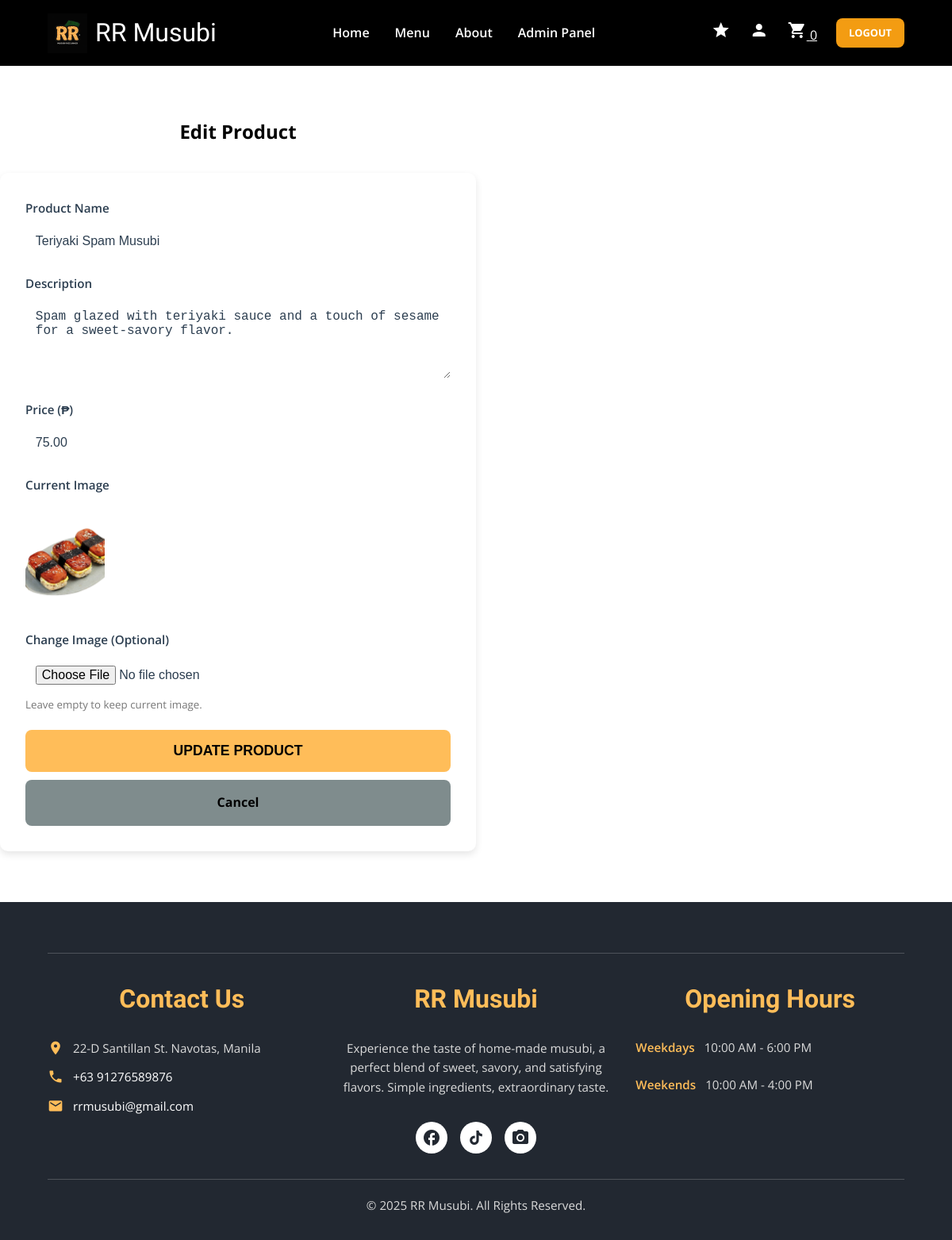
Screenshot of /pages/edit_product.php?id=2 (signed in) with the database file from the repository.
### tables this page shows
CREATE TABLE `products` (
  `id` int(11) NOT NULL,
  `name` varchar(100) NOT NULL,
  `description` text DEFAULT NULL,
  `category` enum('musubi','onigiri','drinks','other') DEFAULT 'musubi',
  `price` decimal(10,2) NOT NULL,
  `image_url` varchar(255) DEFAULT NULL,
  `created_at` timestamp NOT NULL DEFAULT current_timestamp(),
  `is_active` tinyint(1) DEFAULT 1
);

### pages/edit_product.php (the view, shortened to what this page needs)
<?php
include '../includes/db.php';
include '../includes/header.php';
$id = $_GET['id'];
$stmt = $pdo->prepare("SELECT * FROM products WHERE id = ?");
$stmt->execute([$id]);
$product = $stmt->fetch(PDO::FETCH_ASSOC);
?>
<div class="container" style="max-width: 600px; padding: 4rem 0;">
    <h2 style="text-align: center; margin-bottom: 2rem;">Edit Product</h2>
    <form action="../actions/update_product_action.php" method="POST" enctype="multipart/form-data"
          style="background: #fff; padding: 2rem; border-radius: 10px; box-shadow: 0 4px 10px rgba(0,0,0,0.1);">
        <div class="form-group">
            <label>Product Name</label>
            <input type="text" name="name" class="form-control" value="<?php echo htmlspecialchars($product['name']); ?>" required>
        </div>
        <div class="form-group">
            <label>Description</label>
            <textarea name="description" class="form-control" rows="3" required><?php echo htmlspecialchars($product['description']); ?></textarea>
        </div>
        <div class="form-group">
            <label>Price (₱)</label>
            <input type="number" name="price" class="form-control" step="0.01" value="<?php echo htmlspecialchars($product['price']); ?>" required>
        </div>
        <div class="form-group">
            <label>Current Image</label><br>
            <img src="../<?php echo htmlspecialchars($product['image_url']); ?>" alt="Current" style="width: 100px; height: 100px; object-fit: cover; border-radius: 5px; margin-bottom: 10px;">
        </div>
        <div class="form-group">
            <label>Change Image (Optional)</label>
            <input type="file" name="image" class="form-control" accept="image/*">
            <small style="color: #777;">Leave empty to keep current image.</small>
        </div>
        <button type="submit" class="submit-btn">Update Product</button>
        <a href="admin_dashboard.php?tab=menu" class="order-btn" style="display:block; text-align:center; margin-top: 10px; background: #7f8c8d; text-decoration: none;">Cancel</a>
    </form>
</div>
<?php include '../includes/footer.php'; ?>

### assets/css/global.css (style rules this page uses)
:root { --primary-color: #ffbd59; --secondary-color: #d67425; --header-bg: #000000; --home-bg: #2e2e2e; --menu-bg: #ecf0f1; --card-bg: #121139; --food-img-bg: #d9d9d9; --text-white: #ffffff; --text-dark: #2C3E50; --text-light: #7F8C8D; --success: #27AE60; --warning: #F39C12; }
* { margin: 0; padding: 0; box-sizing: border-box; }
body { font-family: 'Open Sans', sans-serif; line-height: 1.6; background-color: var(--white); }
.order-btn { background-color: var(--primary-color); color: var(--header-bg); padding: 0.7rem 1.5rem; border-radius: 25px; border: none; font-weight: 700; cursor: pointer; text-decoration: none; transition: 0.3s; }
.form-group { margin-bottom: 1rem; }
.form-group label { display: block; margin-bottom: 0.5rem; font-weight: 600; }
.form-control { width: 100%; padding: 0.8rem; border: 1px solid #ccc; border-radius: 5px; }
.form-group { margin-bottom: 1.2rem; }
.form-group label { display: block; margin-bottom: 0.5rem; font-weight: 600; color: var(--text-dark); font-size: 0.95rem; }
.form-group input, .form-group select, .form-group textarea { width: 100%; padding: 0.8rem; border: 1px solid var(--border-color); border-radius: 8px; font-size: 1rem; background-color: #fff; color: var(--text-dark); transition: border-color 0.3s; }
.form-group textarea { resize: vertical; min-height: 100px; }
.action-btn, .action-btn-disabled, .submit-btn, .order-btn { padding: 1rem 1.5rem; border-radius: 8px; font-weight: 700; font-size: 1rem; text-align: center; text-decoration: none; cursor: pointer; transition: background-color 0.3s, opacity 0.3s, transform 0.2s; border: none; display: block; }
.submit-btn, .btn-checkout { width: 100%; background-color: var(--primary-color); color: var(--dark-bg); text-transform: uppercase; font-size: 1.1rem; }
.form-control { width: 100%; padding: 0.8rem; border: 2px solid var(--border-color); border-radius: 6px; font-size: 1rem; outline: none; transition: border-color 0.3s; }

### rows the page displays
products: name "Teriyaki Spam Musubi", description "Spam glazed with teriyaki sauce and a touch of sesame for a sweet-savory flavor.", price "75.00", image_url (picture)
